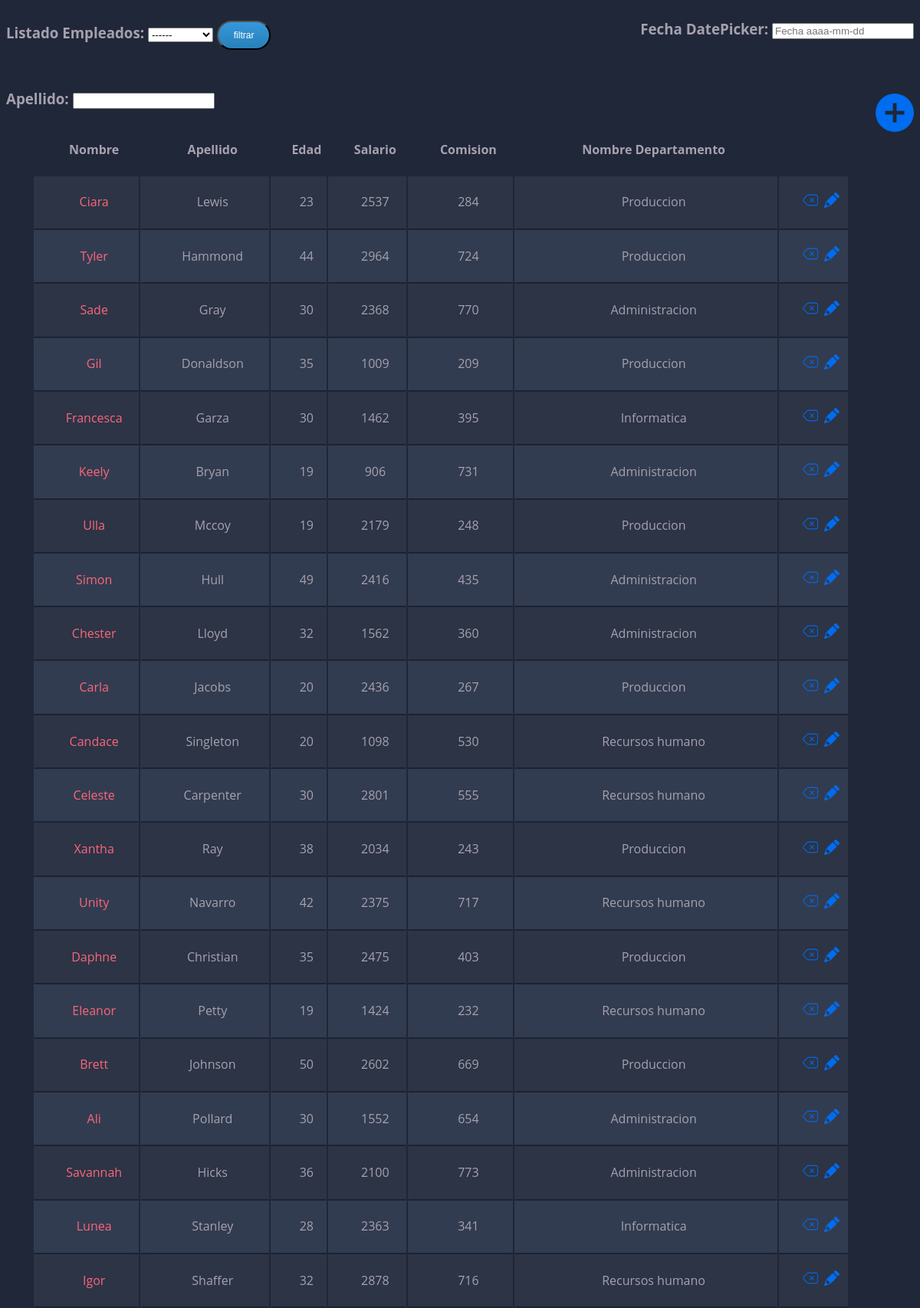
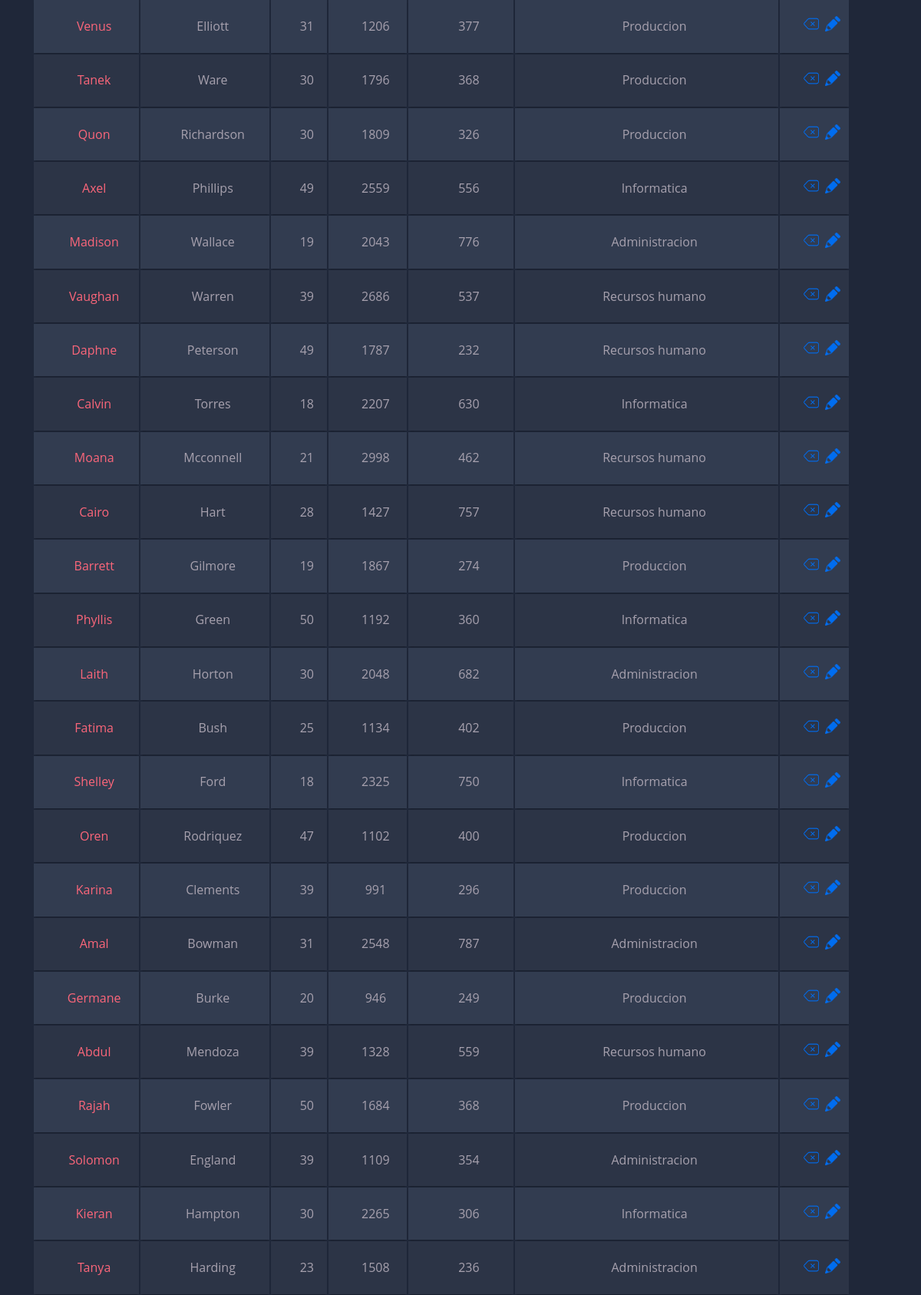
The page / (upper part) on the database its author committed (2 pictures, top to bottom).
### tables this page shows
CREATE TABLE `empleado` (
  `codigo` int(11) NOT NULL,
  `nombre` varchar(15) NOT NULL,
  `apellido` varchar(30) NOT NULL,
  `edad` int(11) NOT NULL,
  `salario` double DEFAULT NULL,
  `comision` double DEFAULT NULL,
  `codigoDepartamento` int(11) DEFAULT NULL
);

CREATE TABLE `departamento` (
  `codigo` int(11) NOT NULL,
  `nombre` varchar(15) NOT NULL
);

### inmueble_lista_tabla.php (the view, shortened to what this page needs)
<?php
include "conexion.php";
$consulta = "
SELECT e.codigo, e.nombre, e.apellido, e.edad, e.salario, e.comision, e.codigoDepartamento, d.nombre as nombreDep
    FROM empleado e, departamento d
    WHERE e.codigoDepartamento = d.codigo";
$resultado = $conexion->query($consulta);
	?>
<table id="tabladatos" align="center" class="container">
    <tr align="center">
            <th>Nombre</th>
            <th>Apellido</th>
            <th>Edad</th>
            <th>Salario</th>
            <th>Comision</th>
            <th>Nombre Departamento</th>
    </tr>
<?php
while ($fila = $resultado->fetch_object()){?>
<tr id="empleado_<?=$fila->codigo?>" align="center" data-empleado="<?=$fila->codigo?>">
                <td class="nombre"><?=$fila->nombre?></td>
                <td class="apellido"><?=$fila->apellido;?></td>
                <td class="edad"><?=$fila->edad;?></td>
                <td class="salario"><?=$fila->salario;?></td>
                <td class="comision"><?=$fila->comision;?></td>
                <td class="codigodepartamento" name="<?=$fila->nombreDep?>"><?=$fila->nombreDep;?></td>
        <td> <img class="borrar" src="img/borrar.png" width="20" height="20" alt="Borrar">
    &nbsp;<img class="modificar" src="img/lapiz.png" width="20" height="20" alt="Modificar">
   	</td>
</tr>
<?php } ?>
</table>

### index.php (shortened to what this page needs)
<!DOCTYPE html PUBLIC "-//W3C//DTD XHTML 1.0 Transitional//EN" "http://www.w3.org/TR/xhtml1/DTD/xhtml1-transitional.dtd">
<html xmlns="http://www.w3.org/1999/xhtml">
    <head>
        <link rel="stylesheet" type="text/css" href="css/estilo.css"/>
        <link rel="stylesheet" type="text/css" href="jquery-ui-1.12.1.custom/jquery-ui.structure.css"/>
        <link rel="stylesheet" type="text/css" href="jquery-ui-1.12.1.custom/jquery-ui.theme.css"/>
        <link rel="stylesheet" type="text/css" href="jquery-ui-1.12.1.custom/jquery-ui.css"/>
    </head>
    <body>
<?php include "inmueble_cabecera.php" ?>
<div id="contenedor">
<?php include "inmueble_lista_tabla.php" ?>
</div>
</body>
</html>

### inmueble_cabecera.php (shortened to what this page needs)
<h3 class="left">Listado Empleados:
        <select id="codigo">
<option value="" >------</option>
</select>
        <input id="filtrar" type="button" value="filtrar" class="btn" />
<h3 class="right">Fecha DatePicker: <input type="text" placeholder="Fecha aaaa-mm-dd" id="datepicker"></h3><br><br><br><br>
<h3 class="left">Apellido: <input type="text" id="buscaapellido" value=""></h3><br>
<img src="img/nuevo.png" width="50" height="50" id="nuevo" title="Nuevo Inmueble" class="right">
</h3>

### css/estilo.css (style rules this page uses)
body { font-family: 'Open Sans', sans-serif; font-weight: 300; line-height: 1.42em; color:#A7A1AE; background-color:#1F2739; }
.container td { font-weight: normal; font-size: 1em; -webkit-box-shadow: 0 2px 2px -2px #0E1119; -moz-box-shadow: 0 2px 2px -2px #0E1119; box-shadow: 0 2px 2px -2px #0E1119; }
.container { text-align: left; overflow: hidden; width: 90%; margin: 0 auto; display: table; padding: 0 0 8em 0; }
.container td, .container th { padding-bottom: 2%; padding-top: 2%; padding-left:2%; }
.container tr:nth-child(odd) { background-color: #323C50; }
.container tr:nth-child(even) { background-color: #2C3446; }
.container th { background-color: #1F2739; }
.container td:first-child { color: #FB667A; }
.right { float: right; }
.left { float: left; }
.btn { background: #3498db; background-image: -webkit-linear-gradient(top, #3498db, #2980b9); background-image: -moz-linear-gradient(top, #3498db, #2980b9); background-image: -ms-linear-gradient(top, #3498db, #2980b9); background-image: -o-linear-gradient(top, #3498db, #2980b9); background-image: linear-gradient(to bottom, #3498db, #2980b9); -webkit-border-radius: 28; -moz-border-radius: 28; border-radius: 28px; font-family: Arial; color: #ffffff; font-size: 12px; padding: 10px 20px 10px 20px; text-decoration: none; }

### rows shown on the page
empleado: nombre "Ciara", apellido "Lewis", edad "23", salario "2537", comision "284", departamento.nombre "Produccion"
empleado: nombre "Tyler", apellido "Hammond", edad "44", salario "2964", comision "724", departamento.nombre "Produccion"
empleado: nombre "Sade", apellido "Gray", edad "30", salario "2368", comision "770", departamento.nombre "Administracion"
empleado: nombre "Gil", apellido "Donaldson", edad "35", salario "1009", comision "209", departamento.nombre "Produccion"
empleado: nombre "Francesca", apellido "Garza", edad "30", salario "1462", comision "395", departamento.nombre "Informatica"
empleado: nombre "Keely", apellido "Bryan", edad "19", salario "906", comision "731", departamento.nombre "Administracion"
empleado: nombre "Ulla", apellido "Mccoy", edad "19", salario "2179", comision "248", departamento.nombre "Produccion"
empleado: nombre "Simon", apellido "Hull", edad "49", salario "2416", comision "435", departamento.nombre "Administracion"
empleado: nombre "Chester", apellido "Lloyd", edad "32", salario "1562", comision "360", departamento.nombre "Administracion"
empleado: nombre "Carla", apellido "Jacobs", edad "20", salario "2436", comision "267", departamento.nombre "Produccion"
empleado: nombre "Candace", apellido "Singleton", edad "20", salario "1098", comision "530", departamento.nombre "Recursos humano"
empleado: nombre "Celeste", apellido "Carpenter", edad "30", salario "2801", comision "555", departamento.nombre "Recursos humano"
empleado: nombre "Xantha", apellido "Ray", edad "38", salario "2034", comision "243", departamento.nombre "Produccion"
empleado: nombre "Unity", apellido "Navarro", edad "42", salario "2375", comision "717", departamento.nombre "Recursos humano"
empleado: nombre "Daphne", apellido "Christian", edad "35", salario "2475", comision "403", departamento.nombre "Produccion"
empleado: nombre "Eleanor", apellido "Petty", edad "19", salario "1424", comision "232", departamento.nombre "Recursos humano"
empleado: nombre "Brett", apellido "Johnson", edad "50", salario "2602", comision "669", departamento.nombre "Produccion"
empleado: nombre "Ali", apellido "Pollard", edad "30", salario "1552", comision "654", departamento.nombre "Administracion"
empleado: nombre "Savannah", apellido "Hicks", edad "36", salario "2100", comision "773", departamento.nombre "Administracion"
empleado: nombre "Lunea", apellido "Stanley", edad "28", salario "2363", comision "341", departamento.nombre "Informatica"
empleado: nombre "Igor", apellido "Shaffer", edad "32", salario "2878", comision "716", departamento.nombre "Recursos humano"
empleado: nombre "Venus", apellido "Elliott", edad "31", salario "1206", comision "377", departamento.nombre "Produccion"
empleado: nombre "Tanek", apellido "Ware", edad "30", salario "1796", comision "368", departamento.nombre "Produccion"
empleado: nombre "Quon", apellido "Richardson", edad "30", salario "1809", comision "326", departamento.nombre "Produccion"
empleado: nombre "Axel", apellido "Phillips", edad "49", salario "2559", comision "556", departamento.nombre "Informatica"
empleado: nombre "Madison", apellido "Wallace", edad "19", salario "2043", comision "776", departamento.nombre "Administracion"
empleado: nombre "Vaughan", apellido "Warren", edad "39", salario "2686", comision "537", departamento.nombre "Recursos humano"
empleado: nombre "Daphne", apellido "Peterson", edad "49", salario "1787", comision "232", departamento.nombre "Recursos humano"
empleado: nombre "Calvin", apellido "Torres", edad "18", salario "2207", comision "630", departamento.nombre "Informatica"
empleado: nombre "Moana", apellido "Mcconnell", edad "21", salario "2998", comision "462", departamento.nombre "Recursos humano"
empleado: nombre "Cairo", apellido "Hart", edad "28", salario "1427", comision "757", departamento.nombre "Recursos humano"
empleado: nombre "Barrett", apellido "Gilmore", edad "19", salario "1867", comision "274", departamento.nombre "Produccion"
empleado: nombre "Phyllis", apellido "Green", edad "50", salario "1192", comision "360", departamento.nombre "Informatica"
empleado: nombre "Laith", apellido "Horton", edad "30", salario "2048", comision "682", departamento.nombre "Administracion"
empleado: nombre "Fatima", apellido "Bush", edad "25", salario "1134", comision "402", departamento.nombre "Produccion"
empleado: nombre "Shelley", apellido "Ford", edad "18", salario "2325", comision "750", departamento.nombre "Informatica"
empleado: nombre "Oren", apellido "Rodriquez", edad "47", salario "1102", comision "400", departamento.nombre "Produccion"
empleado: nombre "Karina", apellido "Clements", edad "39", salario "991", comision "296", departamento.nombre "Produccion"
empleado: nombre "Amal", apellido "Bowman", edad "31", salario "2548", comision "787", departamento.nombre "Administracion"
empleado: nombre "Germane", apellido "Burke", edad "20", salario "946", comision "249", departamento.nombre "Produccion"
empleado: nombre "Abdul", apellido "Mendoza", edad "39", salario "1328", comision "559", departamento.nombre "Recursos humano"
empleado: nombre "Rajah", apellido "Fowler", edad "50", salario "1684", comision "368", departamento.nombre "Produccion"
empleado: nombre "Solomon", apellido "England", edad "39", salario "1109", comision "354", departamento.nombre "Administracion"
empleado: nombre "Kieran", apellido "Hampton", edad "30", salario "2265", comision "306", departamento.nombre "Informatica"
empleado: nombre "Tanya", apellido "Harding", edad "23", salario "1508", comision "236", departamento.nombre "Administracion"
